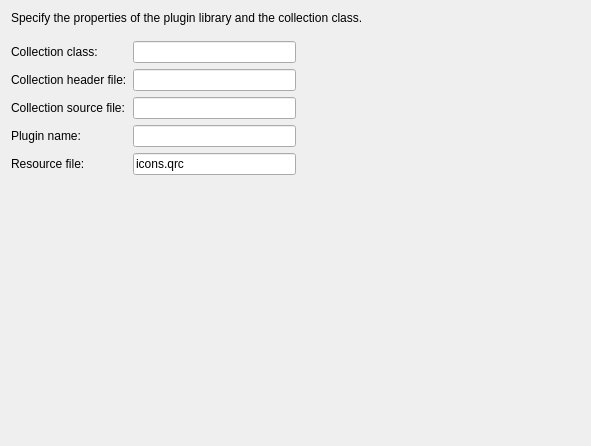
<?xml version="1.0" encoding="UTF-8"?>
<ui version="4.0">
 <class>QmakeProjectManager::Internal::CustomWidgetPluginWizardPage</class>
 <widget class="QWizardPage" name="QmakeProjectManager::Internal::CustomWidgetPluginWizardPage">
  <property name="geometry">
   <rect>
    <x>0</x>
    <y>0</y>
    <width>591</width>
    <height>446</height>
   </rect>
  </property>
  <property name="windowTitle">
   <string>WizardPage</string>
  </property>
  <property name="title">
   <string>Plugin and Collection Class Information</string>
  </property>
  <layout class="QVBoxLayout" name="verticalLayout">
   <item>
    <widget class="QLabel" name="subTitleLabel">
     <property name="text">
      <string>Specify the properties of the plugin library and the collection class.</string>
     </property>
    </widget>
   </item>
   <item>
    <spacer name="subTitleSpacer">
     <property name="orientation">
      <enum>Qt::Vertical</enum>
     </property>
     <property name="sizeType">
      <enum>QSizePolicy::Fixed</enum>
     </property>
     <property name="sizeHint" stdset="0">
      <size>
       <width>0</width>
       <height>10</height>
      </size>
     </property>
    </spacer>
   </item>
   <item>
    <layout class="QHBoxLayout" name="horizontalLayout">
     <item>
      <layout class="QFormLayout" name="formLayout">
       <property name="fieldGrowthPolicy">
        <enum>QFormLayout::AllNonFixedFieldsGrow</enum>
       </property>
       <item row="0" column="0">
        <widget class="QLabel" name="collectionClassLabel">
         <property name="text">
          <string>Collection class:</string>
         </property>
         <property name="buddy">
          <cstring>collectionClassEdit</cstring>
         </property>
        </widget>
       </item>
       <item row="0" column="1">
        <widget class="QLineEdit" name="collectionClassEdit">
         <property name="text">
          <string/>
         </property>
        </widget>
       </item>
       <item row="1" column="0">
        <widget class="QLabel" name="collectionHeaderLabel">
         <property name="text">
          <string>Collection header file:</string>
         </property>
         <property name="buddy">
          <cstring>collectionHeaderEdit</cstring>
         </property>
        </widget>
       </item>
       <item row="1" column="1">
        <widget class="QLineEdit" name="collectionHeaderEdit"/>
       </item>
       <item row="2" column="0">
        <widget class="QLabel" name="collectionSourceLabel">
         <property name="text">
          <string>Collection source file:</string>
         </property>
         <property name="buddy">
          <cstring>collectionSourceEdit</cstring>
         </property>
        </widget>
       </item>
       <item row="2" column="1">
        <widget class="QLineEdit" name="collectionSourceEdit"/>
       </item>
       <item row="3" column="0">
        <widget class="QLabel" name="pluginNameLabel">
         <property name="text">
          <string>Plugin name:</string>
         </property>
         <property name="buddy">
          <cstring>pluginNameEdit</cstring>
         </property>
        </widget>
       </item>
       <item row="3" column="1">
        <widget class="QLineEdit" name="pluginNameEdit"/>
       </item>
       <item row="4" column="0">
        <widget class="QLabel" name="resourceFileLabel">
         <property name="text">
          <string>Resource file:</string>
         </property>
         <property name="buddy">
          <cstring>resourceFileEdit</cstring>
         </property>
        </widget>
       </item>
       <item row="4" column="1">
        <widget class="QLineEdit" name="resourceFileEdit">
         <property name="text">
          <string>icons.qrc</string>
         </property>
        </widget>
       </item>
      </layout>
     </item>
     <item>
      <spacer name="horizontalSpacer">
       <property name="orientation">
        <enum>Qt::Horizontal</enum>
       </property>
       <property name="sizeHint" stdset="0">
        <size>
         <width>40</width>
         <height>20</height>
        </size>
       </property>
      </spacer>
     </item>
    </layout>
   </item>
   <item>
    <spacer name="verticalSpacer">
     <property name="orientation">
      <enum>Qt::Vertical</enum>
     </property>
     <property name="sizeHint" stdset="0">
      <size>
       <width>20</width>
       <height>40</height>
      </size>
     </property>
    </spacer>
   </item>
  </layout>
 </widget>
 <resources/>
 <connections/>
</ui>
